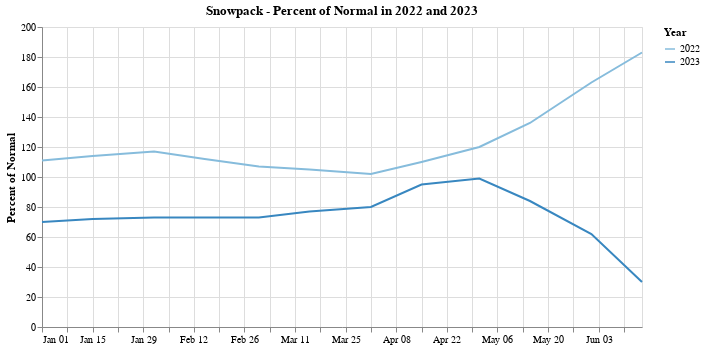

Notebook code for this chart:
### Code cell
snowpack = alt.Chart(snow).mark_line().encode(
    alt.X('monthdate(date):T', title=None),
    alt.Y('percent_norm:Q', title='Percent of Normal'),
    alt.Color('year:O', title='Year')
).properties(title='Snowpack - Percent of Normal in 2022 and 2023', width=600)
snowpack

### Figure 1 — Vega-Lite specification as saved in the notebook (floating-point values rounded to 4 significant figures)
{"config": {"view": {"continuousWidth": 400, "continuousHeight": 300}}, "data": {"name": "data-4f7efad1a3e188356dbd2b9bb8ecfcfa"}, "mark": "line", "encoding": {"color": {"field": "year", "title": "Year", "type": "ordinal"}, "x": {"field": "date", "timeUnit": "monthdate", "title": null, "type": "temporal"}, "y": {"field": "percent_norm", "title": "Percent of Normal", "type": "quantitative"}}, "title": "Snowpack - Percent of Normal in 2022 and 2023", "width": 600, "$schema": "https://vega.github.io/schema/vega-lite/v4.17.0.json", "datasets": {"data-4f7efad1a3e188356dbd2b9bb8ecfcfa": [{"date": "2022-01-01T00:00:00", "percent_norm": 111, "year": 2022}, {"date": "2022-01-15T00:00:00", "percent_norm": 114, "year": 2022}, {"date": "2022-02-01T00:00:00", "percent_norm": 117, "year": 2022}, {"date": "2022-02-15T00:00:00", "percent_norm": 112, "year": 2022}, {"date": "2022-03-01T00:00:00", "percent_norm": 107, "year": 2022}, {"date": "2022-03-15T00:00:00", "percent_norm": 105, "year": 2022}, {"date": "2022-04-01T00:00:00", "percent_norm": 102, "year": 2022}, {"date": "2022-04-15T00:00:00", "percent_norm": 110, "year": 2022}, {"date": "2022-05-01T00:00:00", "percent_norm": 120, "year": 2022}, {"date": "2022-05-15T00:00:00", "percent_norm": 136, "year": 2022}, {"date": "2022-06-01T00:00:00", "percent_norm": 163, "year": 2022}, {"date": "2022-06-15T00:00:00", "percent_norm": 183, "year": 2022}, {"date": "2023-01-01T00:00:00", "percent_norm": 70, "year": 2023}, {"date": "2023-01-15T00:00:00", "percent_norm": 72, "year": 2023}, {"date": "2023-02-01T00:00:00", "percent_norm": 73, "year": 2023}, {"date": "2023-02-15T00:00:00", "percent_norm": 73, "year": 2023}, {"date": "2023-03-01T00:00:00", "percent_norm": 73, "year": 2023}, {"date": "2023-03-15T00:00:00", "percent_norm": 77, "year": 2023}, {"date": "2023-04-01T00:00:00", "percent_norm": 80, "year": 2023}, {"date": "2023-04-15T00:00:00", "percent_norm": 95, "year": 2023}, {"date": "2023-05-01T00:00:00", "percent_norm": 99, "year": 2023}, {"date": "2023-05-15T00:00:00", "percent_norm": 84, "year": 2023}, {"date": "2023-06-01T00:00:00", "percent_norm": 62, "year": 2023}, {"date": "2023-06-15T00:00:00", "percent_norm": 30, "year": 2023}]}}
